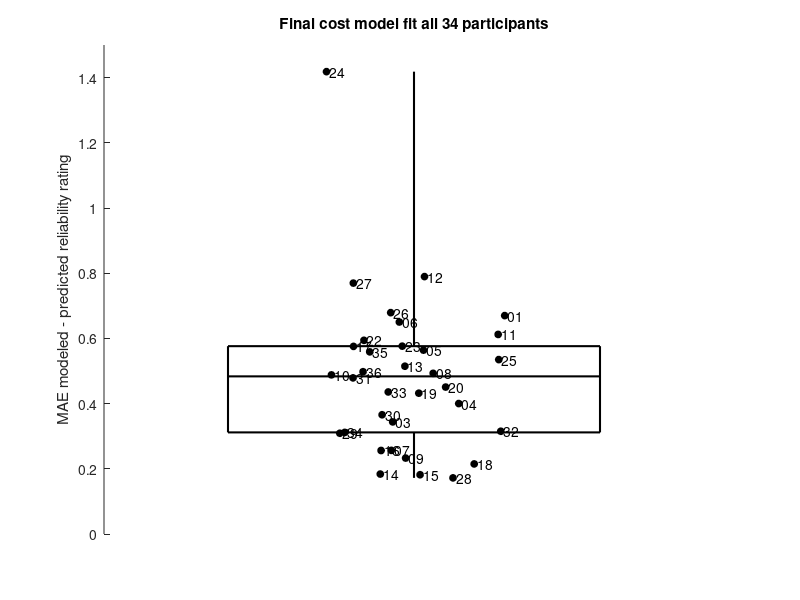
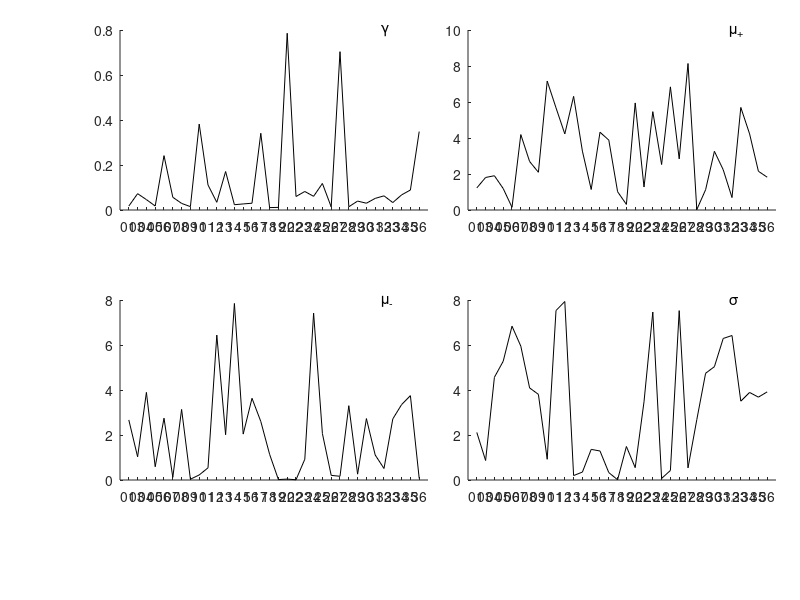

The MATLAB source for these figures, in order:
% this scripts loads saved_model_parameters.mat from x1_ script
% and then we will explore stuff and make some graphs too.

load saved_model_parameters_Markov.mat
p=saved_model_parameters_Markov;





cost_f=[];
for i=1:numel(p)
    cost_f = [cost_f p{i}{2}];
end
markov_costf = cost_f;


% slight helper:
get_s_num = @(i) sprintf('%02d', str2num(p{i}{5}(9:11)));

% Create figure
fh=figure('color','w');
ah=axes('parent',fh); 
set(ah,'nextplot','add');


% Plot individual data points
x_vals = rand(size(cost_f)) * 0.3 + 0.85;
plot(x_vals, cost_f, 'ko', 'MarkerFaceColor', 'k', 'MarkerSize', 5);
for i=1:numel(x_vals)
    th=text(x_vals(i), cost_f(i), [' ' get_s_num(i)]);
    set(th,'horizontalalignment','left','verticalalignment','middle');
end



% Compute statistics
data_min = min(cost_f);
data_max = max(cost_f);
data_median = median(cost_f);
data_q1 = quantile(cost_f, 0.25);
data_q3 = quantile(cost_f, 0.75);

my_left_pos = 0.7;
my_right_pos = 1.3;

% Draw box
rectangle('Position', [my_left_pos, data_q1, my_right_pos-my_left_pos, data_q3 - data_q1], ...
    'EdgeColor', 'k', 'LineWidth', 1.5, 'FaceColor', 'none');

% Draw whiskers
line([1 1], [data_min data_q1], 'Color', 'k', 'LineWidth', 1.5); % Lower whisker
line([1 1], [data_q3 data_max], 'Color', 'k', 'LineWidth', 1.5); % Upper whisker

% Draw median line
line([my_left_pos my_right_pos], [data_median data_median], 'Color', 'k', 'LineWidth', 1.5);



% Compute and plot spread (boxplot equivalent)
% boxplot(cost_f, 'Colors', 'k', 'Whisker', 1.5, 'Symbol', 'ko', ...
%     'Widths', 0.9, 'Labels', {''}, 'OutlierSize', 1);

set(ah,'xcolor','none');
xlim([0.5 1.5]);
ylim([0 1.5]);

box off;

ylabel('MAE modeled - predicted reliability rating');
title('Final cost model fit all 34 participants');




% now - let's check model params:
fh=figure('color','w');

    
ul = 0.05; % upp limit
dl = 0.20; % down limit
ll = 0.15; % left limit
rl = 0.03; % right limit
sh = 0.05; % spacing horz
sv = 0.15; % spacing vert

NY = 2; % how manycols
NX = 2;  % how many rows


p = [];

for i=1:(NX*NY)

    [ix,iy] = ind2sub([NX, NY],i);

    xpos = ll + (ix-1) * (1-ll-rl-(NX-1)*sh)/NX + (ix-1) * sh;
    xsize = (1-ll-rl-(NX-1)*sh)/NX;

    ypos = 1 - ul - (NY-iy+1) * (1-ul-dl-(NY-1)*sv)/NY - (NY-iy) * sv;
    ysize = (1-ul-dl-(NY-1)*sv)/NY;

    p(i,:) = [xpos ypos xsize ysize];
end



m=[];
for i=1:numel(saved_model_parameters_Markov)
    m=[m; saved_model_parameters_Markov{i}{1}];
end

my_ylabels = {'\gamma','\mu_{+}','\mu_{-}','\sigma'};

ahs = [];
for i=1:4
    ahs(i) = axes('parent',fh,'position', p(5-i,:));
end
ahs = ahs([2 1 4 3]);
    
for i=1:4
    % ahs(i) = axes('parent',fh, 'position', p(i,:));
    set(fh,'currentaxes', ahs(i));
    x_labels = arrayfun(get_s_num, 1:34,'uniformoutput',false);
    ph=plot(m(:, i),'k');
    set(ahs,'xtick', 1:34, 'xticklabel',x_labels,'xticklabelrotation', 90);
    xlim([0 35]);
    % ylabel(my_ylabels{i});
    xl = get(gca,'xlim');
    yl = get(gca,'ylim');
    
    th = text(xl(2) - diff(xl)*0.15, yl(2), my_ylabels{i});
    set(th,'fontsize', 11);
    
    
    box off;
end




% Customize appearance

% ylabel('Values');
% title('Data Spread with Outliers and Individual Points');